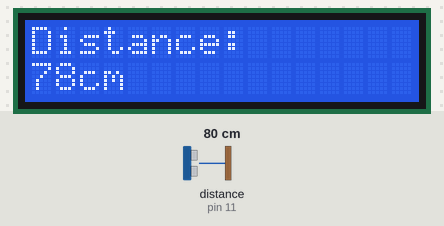
A sketch run on a simulated Arduino Uno, built with avr-gcc and run on an emulated ATmega328P. Parts: 16×2 character LCD. Wiring (inferred from the names in the program): ultrasonic range finder: trigger pin 10; echo pin 11. Inputs (shaded band) come from the test bench; at power-on: distance to the obstacle (sensor on pin 11) 80 cm. The echo pulse lasts 58.3 µs per cm.

Above: at 1.2 s.
1.3 s: distance to the obstacle (sensor on pin 11) set to 2 cm
At 2.1 s:
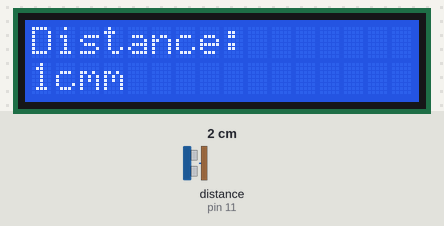
4.3 s: distance to the obstacle (sensor on pin 11) set to 4 cm
At 5.0 s:
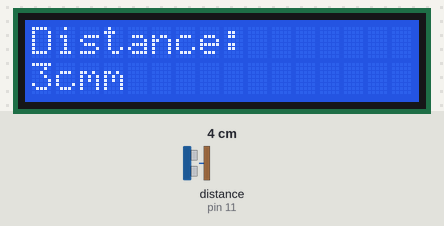
5.8 s: distance to the obstacle (sensor on pin 11) set to 9 cm
At 6.9 s:
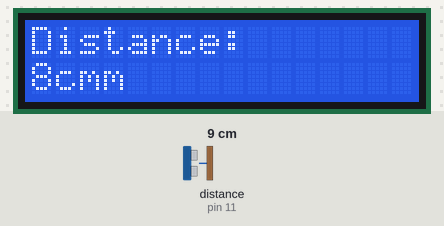
Timing chart, 0 to 8.8 s (numbered marks = the images above; inputs shaded):
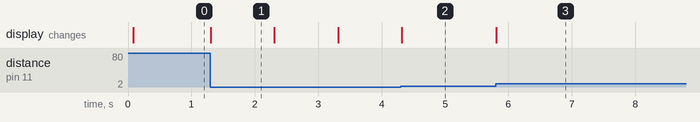

Measured:
- after the input at 1.3 s, the display: changes at once (image 1)
- after the input at 4.3 s, the display: changes at once (image 2)
- after the input at 5.8 s, the display: changes at once (image 3)
- what the display in image 1 shows lasts 1.0 s, from 1.3 s to 2.3 s

The sketch:

LCD_Distance.ino
```cpp
#include <Wire.h>
#include <LCD.h>
#include <LiquidCrystal_I2C.h>

#define I2C_ADDR          0x27
#define BACKLIGHT_PIN      3
#define En_pin             2
#define Rw_pin             1
#define Rs_pin             0
#define D4_pin             4
#define D5_pin             5
#define D6_pin             6
#define D7_pin             7
#define trigPin            10
#define echoPin            11
#define lcdColumn          16
#define lcdRow             2
LiquidCrystal_I2C      lcd(I2C_ADDR, En_pin,Rw_pin,Rs_pin,D4_pin,D5_pin,D6_pin,D7_pin);


long duration;
int distance1, distance2;

void setup()
{
  pinMode(trigPin, OUTPUT);
  pinMode(echoPin, INPUT);
  lcd.begin (lcdColumn, lcdRow);
  lcd.setBacklightPin(BACKLIGHT_PIN,POSITIVE);
  lcd.setBacklight(HIGH);
  lcd.setCursor(0,0);
  lcd.print("Distance:");
}

void loop()
{
  distance1 = calculateDistance();
  if(distance2!=distance1)
  {
    lcd.setCursor(0,1);
    lcd.print(distance1);
    lcd.print("cm");
    delay(1000);
  }
  distance2=distance1;

}
int calculateDistance(){

  digitalWrite(trigPin, LOW);
  delayMicroseconds(2);
  digitalWrite(trigPin, HIGH);
  delayMicroseconds(10);
  digitalWrite(trigPin, LOW);
  duration = pulseIn(echoPin, HIGH);
  distance1= duration*0.034/2;
  return distance1;
}
```
